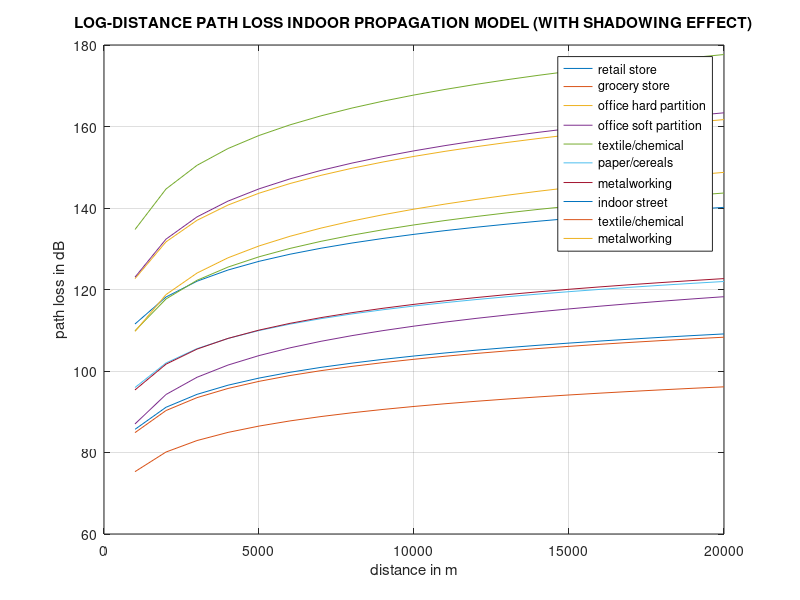

Write MATLAB code to recreate this figure.
clc;
clear all;
close all;
d0 = input('enter the reference distance:');
d = 1000:1000:20000;
n = [2.2 1.8 3.0 2.4 2.6 2.0 2.1 1.8 1.6 3.0 3.1 3.3];
f = [914 914 1500 900 1900 1300 4000 1300 1300 900 4000 1300];
sigma = [8.7 5.2 7.0 9.6 14.1 3.0 7.0 6.0 5.8 7.0 9.7 6.8];

for i = 1:12
    lambda(i) = 3e8/(f(i)*10^6);
    PL_d0(i) = -10*log10((lambda(i)^2)/((4*pi*d0)^2));
    X(i) = sigma(i)*randn(size(PL_d0(i)));
    disp(X(i));
end

for i = 1:12
    for j = 1:20
        PL(i,j) = PL_d0(i) + 10*n(i)*log10(d(j)/d0)+X(i);
    end
end

%Distance vs Path Loss
plot(d,PL);
legend('retail store','grocery store','office hard partition','office soft partition','textile/chemical','paper/cereals','metalworking','indoor street','textile/chemical','metalworking');
xlabel('distance in m');
ylabel('path loss in dB');
title('LOG-DISTANCE PATH LOSS INDOOR PROPAGATION MODEL (WITH SHADOWING EFFECT)');
grid on;